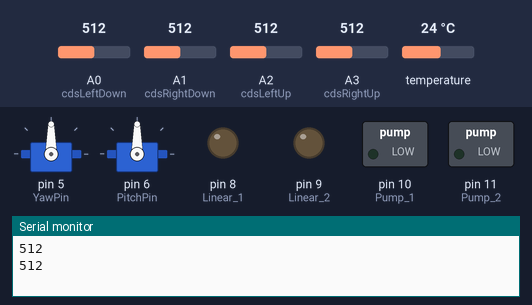
The sketch below on a simulated Arduino Uno, built with avr-gcc and run on an emulated ATmega328P. Shown: 2 × servo, switched loads named in the sketch (green lamp = pin HIGH), output pins drawn as LEDs (lit = HIGH), the last lines printed to the serial monitor. The inputs (shaded band) are chosen by the test bench; at power-on: A0 (cdsLeftDown) = 512, temperature 24 °C, A1 (cdsRightDown) = 512, A2 (cdsLeftUp) = 512, A3 (cdsRightUp) = 512. The local clock reads 2024-03-15 10:24:30 at power-on unless the sketch sets it.

Above: at 1.2 s.
1.3 s: A0 (cdsLeftDown) set to 897
2.8 s: A0 (cdsLeftDown) set to 925
At 3.54 s:
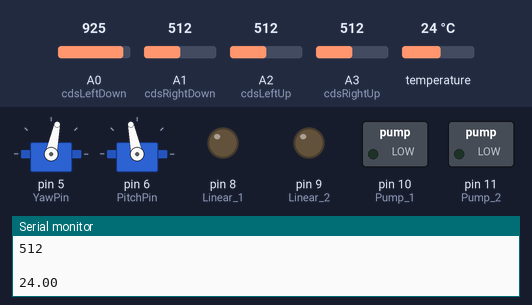
At 4.62 s:
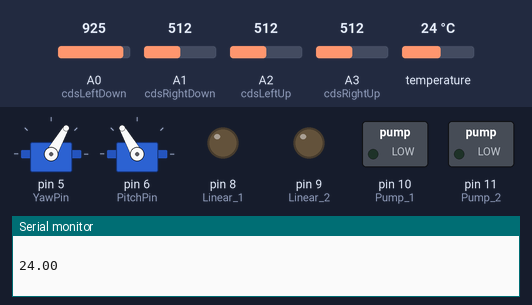
5.8 s: temperature set to 39.7 °C
8.8 s: temperature set to 40.5 °C
At 9.2 s:
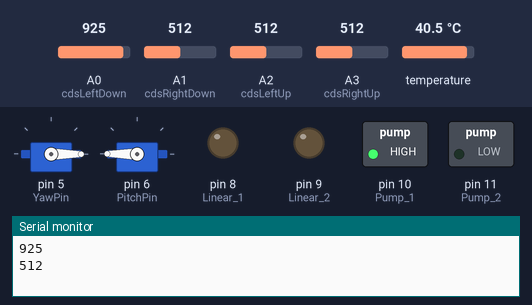
Timing chart, 0 to 22.4 s (numbered marks = the images above; inputs shaded):
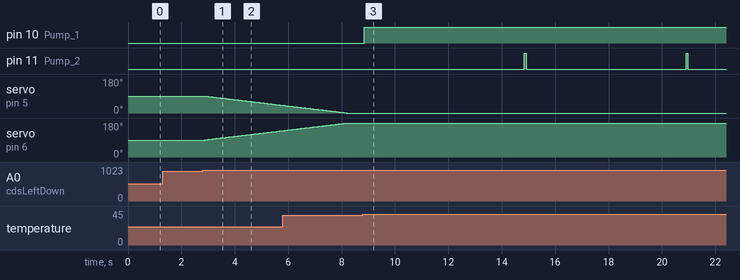

Measured:
- the behaviour switches between 913 and 914 on A0 (cdsLeftDown) (found by bisection; images 0 and 1)
- the behaviour switches between 40 and 40.1 °C on temperature (found by bisection; images 2 and 3)
- after the input at 2.8 s, servo on pin 5 (YawPin): moves from 90° to 41° over 2.9 s, starting after 0.08 s; servo on pin 6 (PitchPin): moves from 90° to 139° over 2.9 s, starting after 0.08 s
- after the input at 8.8 s, pin 10 (Pump_1): LOW → HIGH after 0.05 s; pin 11 (Pump_2): alternates HIGH for 0.06 s and LOW for 6.0 s, starting after 6.1 s

The sketch:

SollarTracker_V1.3.ino
```cpp
/*
   SollarTracker_V1.3
   2021-04-09 ~ 2021-04-17
   태양광 추적기 프로젝트
*/

#include <Servo.h>
#include <OneWire.h> // "툴-라이브러리 관리"에서 onewire 검색 후 DS18B20_RT, onewire(밑으로 스크롤) 라이브러리 설치
#include <ThreeWire.h>
#include <RtcDS1302.h> // "툴-라이브러리 관리"에서 DS1302 검색 후 rtc by makuna 라이브러리 설치

int cdsLeftUp = A2;
int cdsRightUp = A3;
int cdsLeftDown = A0;
int cdsRightDown = A1;

ThreeWire myWire(3, 4, 2); // IO, SCLK, CE
RtcDS1302<ThreeWire> Rtc(myWire);

Servo Yaw;
Servo Pitch;
int ServoYawDefualt = 90;
int ServoPitchDefualt = 90;

int YawPin = 5;
int PitchPin = 6;

int ServoDelay = 35;  // 서보모터 반응속도
int ServoSensitive = 200; // 0 ~ 255

int TempPin = 7;
OneWire TempSensor(TempPin);

int Linear_1 = 8;
int Linear_2 = 9;
int Pump_1 = 10;
int Pump_2 = 11;

int pumpCount = 0;
int cleanerCount = 0;

void setup() {
  Serial.begin(9600);
  Rtc.Begin();
  Yaw.attach(YawPin);
  Pitch.attach(PitchPin);
  pinMode(TempPin, INPUT);
  pinMode(Linear_1, OUTPUT);
  pinMode(Linear_2, OUTPUT);
  pinMode(Pump_1, OUTPUT);
  pinMode(Pump_2, OUTPUT);

}

void loop() {
  int LeftUp = analogRead(cdsLeftUp);
  int LeftDown = analogRead(cdsLeftDown);
  int RightUp = analogRead(cdsRightUp);
  int RightDown = analogRead(cdsRightDown);

  int AverageUp = (LeftUp + RightUp) / 2;
  int AverageDown = (LeftDown + RightDown) / 2;
  int AverageLeft = (LeftUp + LeftDown) / 2;
  int AverageRight = (RightUp + RightDown) / 2;

  int UDDifference = AverageUp - AverageDown;
  int LRDifference = AverageLeft - AverageRight;

  // 온도 센서
  float Temp = getTemp();


  Serial.println(Temp);
  Serial.println(" ");
  Serial.println(LeftUp);
  Serial.println(RightUp);
  Serial.println(LeftDown);
  Serial.println(RightDown);
  Serial.println(" ");

  // RTC
  RtcDateTime now = Rtc.GetDateTime();

  // 밑에 펌프관련 코드들을 한시간에 한번만 동작하게 해주는 코드
  if
  (
    now.Minute() == 1 || now.Minute() == 6 ||
    now.Minute() == 11 || now.Minute() == 16 ||
    now.Minute() == 21 || now.Minute() == 26 ||
    now.Minute() == 31 || now.Minute() == 36 ||
    now.Minute() == 41 || now.Minute() == 46 ||
    now.Minute() == 51 || now.Minute() == 56
  )
  {
    pumpCount = 0;
    cleanerCount = 0;
  }

  // 온도 40도 이상 시, 물뿌림;
  if (Temp > 40) {
    digitalWrite(Pump_1, HIGH);
    digitalWrite(Pump_2, LOW);
    delay(6000);
    digitalWrite(Pump_1, HIGH);
    digitalWrite(Pump_2, HIGH);

    pumpCount++;
  }

  // 5분에 한번씩 청소
  if
  (
    now.Minute() == 0 || now.Minute() == 5 ||
    now.Minute() == 10 || now.Minute() == 15 ||
    now.Minute() == 20 || now.Minute() == 25 ||
    now.Minute() == 30 || now.Minute() == 35 ||
    now.Minute() == 40 || now.Minute() == 45 ||
    now.Minute() == 50 || now.Minute() == 55
  )
  {
    if (cleanerCount == 0)
    {
      digitalWrite(Pump_1, HIGH);
      digitalWrite(Pump_2, LOW);
      delay(10000);
      digitalWrite(Pump_1, HIGH);
      digitalWrite(Pump_2, HIGH);
      delay(1000);
      digitalWrite(Linear_1, HIGH);
      digitalWrite(Linear_2, LOW);
      delay(10000);
      digitalWrite(Linear_1, LOW);
      digitalWrite(Linear_2, HIGH);
      delay(10000);
      digitalWrite(Linear_1, HIGH);
      digitalWrite(Linear_2, HIGH);

      cleanerCount++;
    }
  }

  // 태양광 추적
  if (-1 * ServoSensitive > UDDifference || UDDifference > ServoSensitive) {
    if (AverageUp < AverageDown) {
      ServoPitchDefualt = ++ServoPitchDefualt;
      if (ServoPitchDefualt > 180) {
        ServoPitchDefualt = 180;
      }
    }
    else if (AverageUp > AverageDown) {
      ServoPitchDefualt = --ServoPitchDefualt;
      if (ServoPitchDefualt < 0) {
        ServoPitchDefualt = 0;
      }
    }
    Pitch.write(ServoPitchDefualt);
  }

  if (-1 * ServoSensitive > LRDifference || LRDifference > ServoSensitive) {
    if (AverageLeft > AverageRight) {
      ServoYawDefualt = --ServoYawDefualt;
      if (ServoYawDefualt < 0) {
        ServoYawDefualt = 0;
      }
    }
    else if (AverageLeft < AverageRight) {
      ServoYawDefualt = ++ServoYawDefualt;
      if (ServoYawDefualt > 180) {
        ServoYawDefualt = 180;
      }
    }
    else if (AverageLeft == AverageRight) {

    }
    Yaw.write(ServoYawDefualt);
  }
  delay(ServoDelay);
}

float getTemp() {

  byte data[12];
  byte addr[8];

  if ( !TempSensor.search(addr)) {
    //no more sensors on chain, reset search
    TempSensor.reset_search();
    return -1000;
  }

  if ( OneWire::crc8( addr, 7) != addr[7]) {
    Serial.println("CRC is not valid!");
    return -1000;
  }

  if ( addr[0] != 0x10 && addr[0] != 0x28) {
    Serial.print("Device is not recognized");
    return -1000;
  }

  TempSensor.reset();
  TempSensor.select(addr);
  TempSensor.write(0x44, 1); // start conversion, with parasite power on at the end

  byte present = TempSensor.reset();
  TempSensor.select(addr);
  TempSensor.write(0xBE); // Read Scratchpad


  for (int i = 0; i < 9; i++) { // we need 9 bytes
    data[i] = TempSensor.read();
  }

  TempSensor.reset_search();

  byte MSB = data[1];
  byte LSB = data[0];

  float tempRead = ((MSB << 8) | LSB); //using two's compliment
  float TemperatureSum = tempRead / 16;

  return TemperatureSum;

}
```
